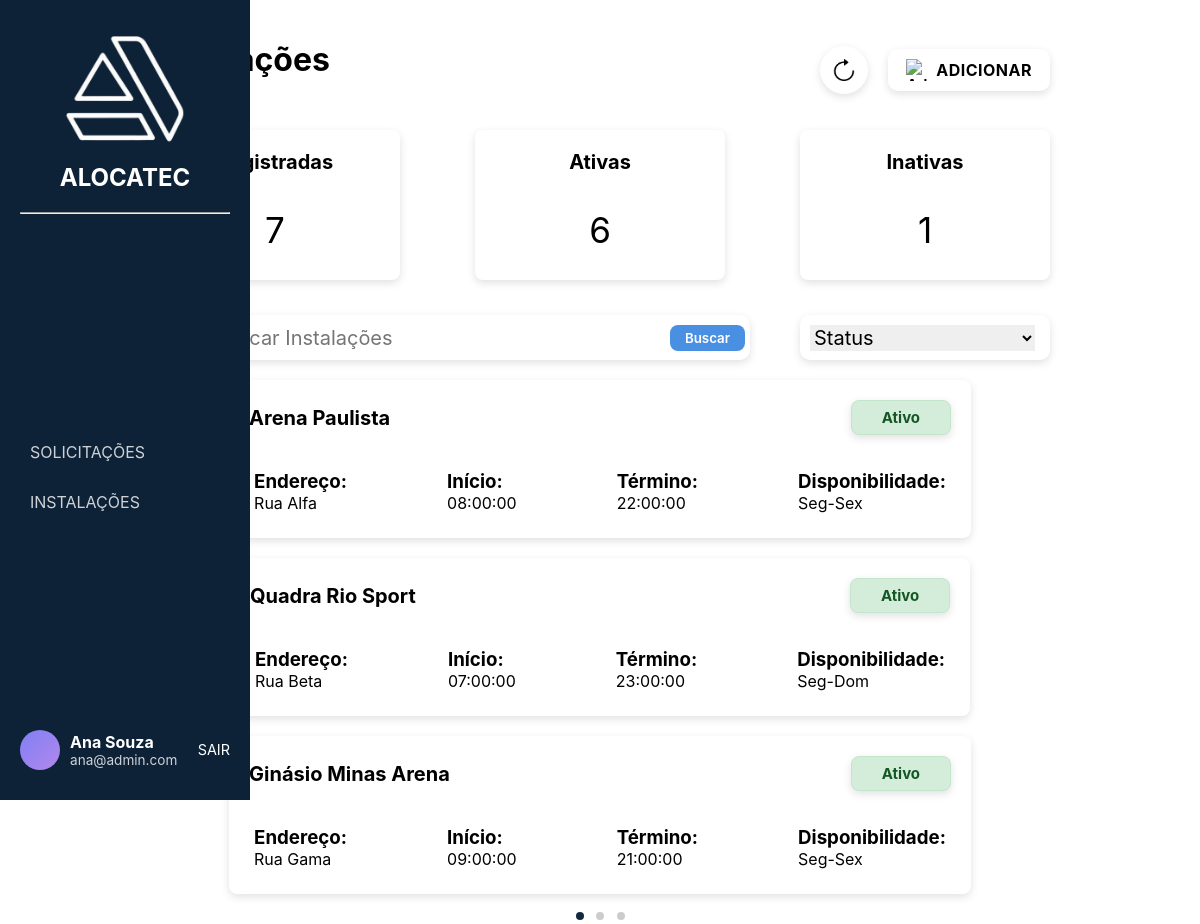
The page /pages/instalacoes/instalacoes.php (signed in) on the database its author committed.
### tables this page shows
CREATE TABLE estabelecimento (
    id_estabelecimento INT AUTO_INCREMENT PRIMARY KEY,
    nome_est VARCHAR(100) NOT NULL,
    tipo ENUM('Vôlei','Futebol','Basquete','Piscina', 'Poliesportivo','Outros') NOT NULL,
    endereco VARCHAR(150) NOT NULL,
    numero NUMERIC(5) NOT NULL,
    bairro VARCHAR(150) NOT NULL,
    cep VARCHAR(10) NOT NULL,
    cidade VARCHAR(150) NOT NULL,
    complemento VARCHAR(150),
    uf VARCHAR(2) NOT NULL,
    status ENUM('Ativo', 'Inativo') NOT NULL,
    inicio TIME NOT NULL,
    termino TIME NOT NULL,
    disponibilidade ENUM('Seg-Sex', 'Sab-Dom', 'Seg-Dom') NOT NULL,
    id_administrador INT NOT NULL,
    FOREIGN KEY (id_administrador) REFERENCES administrador(id_administrador)
);

### login/login.php (called while the page is built, shortened)
<?php
if (session_status() === PHP_SESSION_NONE) {
class Store {
    public static function get($key) {
        return $_SESSION[$key] ?? null;
    }
}
}

### pages/instalacoes/instalacoes.php (the view, shortened to what this page needs)
<?php
require_once '../../login/login.php';
$usuario = Store::get('usuario');
?>
<!DOCTYPE html>
<html lang="pt-BR">
<head>
  <link rel="stylesheet" href="instalacoes.css">
</head>
<body>
<aside class="sidebar">
    <div class="logo">
        <div class="icone-logo">
            <img src="./img/logo.png">
        </div>
        <h2>ALOCATEC</h2>
        <br><hr>
    </div>
    <nav>
        <ul>
            <li><a href="../solicitacao/solicitacao.php">SOLICITAÇÕES</a></li>
            <li><a href="../instalacoes/instalacoes.php">INSTALAÇÕES</a></li>
        </ul>
    </nav>
    <div class="user">
        <div class="avatar"></div>
        <div class="user-info">
            <p class="nome"><?php echo htmlspecialchars($usuario['nome']); ?></p>
            <p class="cargo"><?php echo htmlspecialchars($usuario['email']); ?></p>
        </div>
        <a href="../../login/logout.php" class="logout">SAIR</a>
    </div>
</aside>
<div class="content">
    <div class="page">
        <div class="titulo-pagina">
            <h1>Instalações</h1>
            <p>Lista de instalações.</p>
        </div>
        <div class="acoes-topo">
            <button class="botao-acao atualizar" onclick="location.reload()">
                <img src="./img/atualizar.png" alt="Atualizar">
            </button>
            <button class="botao-acao adicionar" onclick="window.location.href='../questionario_instalacao/form1/adicionar_descricao.php'">
                <img src="./img/adicao.png" alt="Adicionar">
                <span>ADICIONAR</span>
            </button>
        </div>
    </div>
<div class="nao-sei">
    <div class="status">
        <h2>Registradas</h2>
        <div class="resultado">
        <?php
            require '../../database/conexao_bd_mysql.php';
            $sql = "SELECT COUNT(*) AS total FROM estabelecimento";
            $q = mysqli_query($conexao_servidor_bd, $sql);
            echo mysqli_fetch_assoc($q)['total'];
        ?>
        </div>
    </div>
    <div class="status">
        <h2>Ativas</h2>
        <div class="resultado">
        <?php
            $sql = "SELECT COUNT(*) AS total FROM estabelecimento WHERE status = 'Ativo'";
            $q = mysqli_query($conexao_servidor_bd, $sql);
            echo mysqli_fetch_assoc($q)['total'];
        ?>
        </div>
    </div>
    <div class="status">
        <h2>Inativas</h2>
        <div class="resultado">
        <?php
            $sql = "SELECT COUNT(*) AS total FROM estabelecimento WHERE status = 'Inativo'";
            $q = mysqli_query($conexao_servidor_bd, $sql);
            echo mysqli_fetch_assoc($q)['total'];
        ?>
        </div>
    </div>
</div>
<form method="GET" class="filters">
    <div class="search">
        <input
            type="text"
            name="busca"
            placeholder="Verificar Instalações"
            value="<?= isset($_GET['busca']) ? htmlspecialchars($_GET['busca']) : '' ?>"
        >
        <button type="submit" class="btn-buscar">Buscar</button>
    </div>
    <div class="chip">
        <select name="status" onchange="this.form.submit()">
            <option value="">Status</option>
        </select>
    </div>
</form>
<?php
$statusFiltro = "";
$buscaFiltro = "";
$limite = 3;
$onde_estou = isset($_GET['page']) ? max(1, intval($_GET['page'])) : 1;
$linha_mysql = ($onde_estou - 1) * $limite;
$sqlTotal = "
    SELECT COUNT(*) AS total
    FROM estabelecimento
    WHERE 1=1
    $statusFiltro
    $buscaFiltro
";
$resultTotal = mysqli_query($conexao_servidor_bd, $sqlTotal);
$total_pag = ceil(mysqli_fetch_assoc($resultTotal)['total'] / $limite);
$sql = "
    SELECT id_estabelecimento, nome_est, endereco, status, inicio, termino, disponibilidade
    FROM estabelecimento
    WHERE 1=1
    $statusFiltro
    $buscaFiltro
    LIMIT $linha_mysql, $limite
";
$dados = mysqli_query($conexao_servidor_bd, $sql);
if ($dados && mysqli_num_rows($dados) > 0):
    while ($value = mysqli_fetch_assoc($dados)):
        $id = htmlspecialchars($value['id_estabelecimento']);
?>
<div class='solicitacao-card' onclick="window.location.href='../detalhes_instalacoes/instalacao.php?id_estabelecimento=<?= $id ?>'">
    <div class='topo-solicitacao'>
        <div class='nome-espaco'>
            <h2><?= htmlspecialchars($value['nome_est']) ?></h2>
        </div>
        <div class='status-solicitacao <?= htmlspecialchars($value['status']) ?>'>
            <h2><?= htmlspecialchars($value['status']) ?></h2>
        </div>
    </div>
    <div class='detalhes-solicitacao'>
        <div class='detalhe'>
            <h3>Endereço:</h3>
            <p><?= htmlspecialchars($value['endereco']) ?></p>
        </div>
        <div class='detalhe'>
            <h3>Início:</h3>
            <p><?= htmlspecialchars($value['inicio']) ?></p>
        </div>
        <div class='detalhe'>
            <h3>Término:</h3>
            <p><?= htmlspecialchars($value['termino']) ?></p>
        </div>
        <div class='detalhe'>
            <h3>Disponibilidade:</h3>
            <p><?= htmlspecialchars($value['disponibilidade']) ?></p>
        </div>
    </div>
</div>
<?php endwhile; else: ?>
<div class="erro"><h2>Nenhuma instalação encontrada.</h2></div>
<?php endif; ?>
<div class="pagination-dots">
<?php for ($i=1; $i <= $total_pag; $i++): ?>
    <a href="?page=<?= $i ?>&status=<?= $_GET['status'] ?? '' ?>&busca=<?= $_GET['busca'] ?? '' ?>"
       class="dot <?= ($i == $onde_estou) ? 'active' : '' ?>">
    </a>
<?php endfor; ?>
</div>
</body>
</html>

### pages/instalacoes/instalacoes.css (style rules this page uses)
* { margin: 0; padding: 0; box-sizing: border-box; font-family: "Inter", sans-serif; }
body { display: flex; height: 100vh; background: #ffffff; }
.sidebar { width: 250px; min-width: 250px; background: #0d2137; color: #fff; display: flex; flex-direction: column; justify-content: space-between; padding: 30px 20px; position: fixed; top: 0; left: 0; height: 100vh; overflow-y: auto; z-index: 100; }
.logo { text-align: center; margin-bottom: 10px; }
.logo img { width: 120px; height: auto; }
.icone-logo { font-size: 40px; font-weight: bold; }
nav ul { list-style: none; }
nav ul li { padding: 15px 10px; cursor: pointer; opacity: 0.8; transition: 0.3s; }
a { text-decoration: none; color: white; }
.user { display: flex; align-items: center; gap: 10px; }
.avatar { width: 40px; height: 40px; background: linear-gradient(135deg, #7f7ff5, #b388eb); border-radius: 50%; }
.user-info p { margin: 0; }
.nome { font-weight: bold; }
.cargo { font-size: 0.85rem; opacity: 0.8; }
.logout { margin-left: auto; color: #fff; font-size: 0.9rem; text-decoration: none; }
.content { flex: 1; background: #fff; padding: 20px 0; display: flex; flex-direction: column; align-items: center; }
.page { display: flex; width: 90%; max-width: 900px; margin: 20px auto 10px auto; justify-content: space-between; }
.titulo-pagina { width: 150px; height: 60px; }
.acoes-topo { display: flex; justify-content: flex-end; align-items: center; gap: 20px; height: 60px; }
.botao-acao { display: flex; align-items: center; justify-content: center; gap: 8px; background: #fff; border: none; border-radius: 10px; padding: 10px 18px; cursor: pointer; font-size: 16px; font-weight: 600; color: #000; box-shadow: 0 3px 8px rgba(0, 0, 0, 0.12); transition: 0.2s; }
.botao-acao img { width: 22px; height: 22px; }
.botao-acao.atualizar { border-radius: 50%; width: 48px; height: 48px; padding: 0; }
.botao-acao.adicionar { background-color: #fff; color: #000; }
.botao-acao.adicionar span { font-weight: bold; letter-spacing: 0.5px; }
.nao-sei, .filters, .solicitacao { width: 90%; max-width: 900px; margin: 0 auto; }
.nao-sei { padding: 20px 0; display: flex; justify-content: space-between; gap: 40px; }
.status { color: white; text-align: center; width: 250px; height: 150px; border-radius: 8px; box-shadow: 0 3px 8px rgba(0, 0, 0, 0.12); background: #fff; }
.status h2 { margin-top: 20px; font-size: 20px; color: #000; }
.resultado { color: #000; font-size: 35px; margin-top: 35px; }
.filters { margin-top: 15px; display: flex; justify-content: space-between; gap: 16px; align-items: center; padding: 0; }
.search { display: flex; align-items: center; gap: 10px; background: #fff; border-radius: 10px; height: 45px; width: 600px; box-shadow: 0 3px 8px rgba(0, 0, 0, 0.12); }
.search input { border: none; outline: none; font-size: 20px; width: 100%; }
.chip { display: flex; align-items: center; gap: 15px; background: #fff; border-radius: 10px; height: 45px; width: 250px; box-shadow: 0 3px 8px rgba(0, 0, 0, 0.12); }
.chip select { border: none; outline: none; font-size: 20px; width: 90%; margin-left: 10px; }
.btn-buscar { background: #4a90e2; color: #fff; border: none; padding: 5px 15px; border-radius: 8px; cursor: pointer; transition: 0.2s; font-weight: 600; margin-right: 5px; }
.topo-solicitacao { display: flex; justify-content: space-between; align-items: center; padding: 15px; }
.nome-espaco h2, .detalhes-solicitacao h2 { color: #000; }
.nome-espaco { width: 600px; }
.nome-espaco h2 { font-size: 20px; color: #000; text-align: justify; }
.solicitacao-card { margin-top: 20px; padding: 5px; border-radius: 8px; box-shadow: 0 3px 8px rgba(0, 0, 0, 0.12); background: #ffff; }
.status-solicitacao { width: 100px; height: 35px; display: flex; justify-content: center; align-items: center; border-radius: 8px; box-shadow: 0 3px 8px rgba(0, 0, 0, 0.12); color: inherit; }
.status-solicitacao h2 { font-size: 15px; margin: 0; text-align: center; color: inherit; }
.status-solicitacao.Ativo { background-color: #d4edda; color: #155724; border: 1px solid #c3e6cb; }
.detalhes-solicitacao { display: flex; justify-content: center; gap: 100px; padding: 20px; }
img { width: 40px; height: 40px; }
.pagination-dots { text-align: center; margin-top: 10px; }
.pagination-dots .dot { display: inline-block; width: 8px; height: 8px; border-radius: 50%; background-color: #ccc; margin: 0 4px; cursor: pointer; }
.pagination-dots .dot.active { background-color: #122a40; }

### rows shown on the page
estabelecimento: nome_est "Arena Paulista", status "Ativo", endereco "Rua Alfa", inicio "08:00:00", termino "22:00:00", disponibilidade "Seg-Sex"
estabelecimento: nome_est "Quadra Rio Sport", status "Ativo", endereco "Rua Beta", inicio "07:00:00", termino "23:00:00", disponibilidade "Seg-Dom"
estabelecimento: nome_est "Ginásio Minas Arena", status "Ativo", endereco "Rua Gama", inicio "09:00:00", termino "21:00:00", disponibilidade "Seg-Sex"

### other values the page prints
$usuario['nome'] "Ana Souza"
$usuario['email'] "ana@admin.com"
mysqli_fetch_assoc($q)['total'] "7"
mysqli_fetch_assoc($q)['total'] "6"
mysqli_fetch_assoc($q)['total'] "1"
